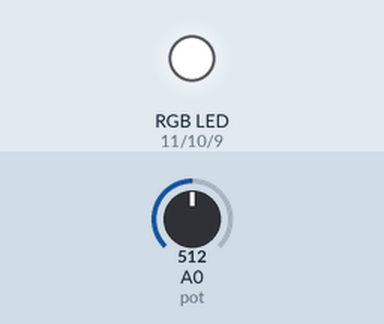
The sketch below on a simulated Arduino Uno, built with avr-gcc and run on an emulated ATmega328P. Parts: an RGB LED mixed from three pins (HIGH = lit). The inputs (shaded band) are chosen by the test bench; at power-on: A0 (pot) = 512.

Above: at 1.2 s.
1.3 s: A0 (pot) set to 213
2.8 s: A0 (pot) set to 190
At 3.6 s:
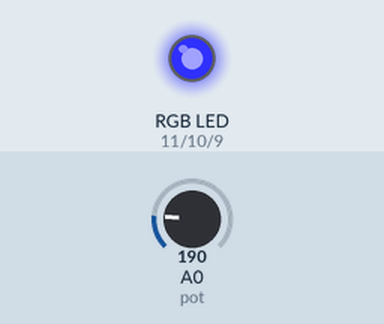
4.3 s: A0 (pot) set to 306
At 4.8 s:
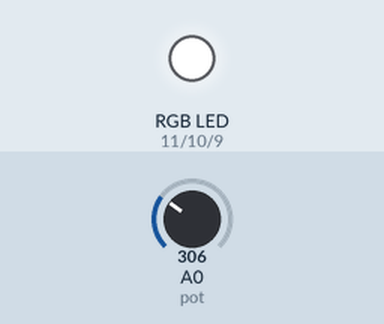
5.8 s: A0 (pot) set to 0
At 7.0 s:
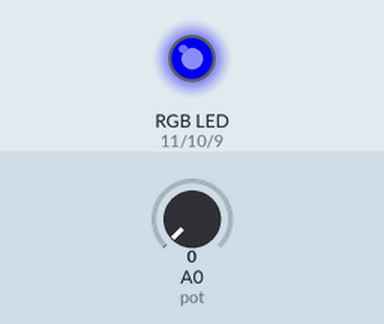
7.3 s: A0 (pot) set to 2
8.8 s: A0 (pot) set to 5
At 9.4 s:
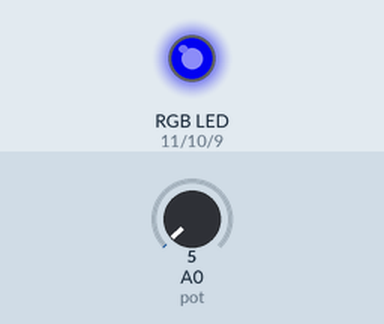
Timing chart, 0 to 11.3 s (numbered marks = the images above; inputs shaded):
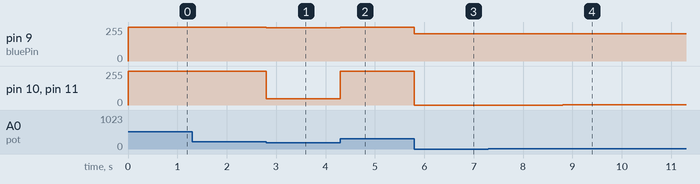

The sketch:

sketch_jun05a.ino
```cpp
int redPin = 11;
int greenPin = 10;
int bluePin = 9;
int BUTTON = 6;
int i;
int brillo;
int brillo2;
const int pot =0;
int contador=0;

int r=255;
int b=51;
int g=255;
int r1;
int b1;
int g1;


//comment this line if using a Common Catode LED
#define COMMON_ANODE

void setup()
{
pinMode(redPin, OUTPUT);
pinMode(greenPin, OUTPUT);
pinMode(bluePin, OUTPUT);
}

void loop()
{


brillo = analogRead (pot) / 4;
if(b != 0){
b1=b-brillo;
}
else{
b1=b;
};
if(r != 0){
r1=r-brillo;
}
else{
r1=r;
};
if(g != 0){
g1=g-brillo;
}
else{
g1=g;
};


if(b1 <0 || r1 <0 || g1 <0 ){
b1=0;
r1=0;
g1=0;
}
else{
b1=b1;
r1=r1;
g1=g1;};

setColor(r1, g1, b1);
//for(i=0; i<256; i++){
//analogWrite(redPin,brillo);
// analogWrite(greenPin,brillo);
// analogWrite(bluePin,brillo);
// delay(30);
// }


}

void setColor(int red, int green, int blue)
{
#ifdef COMMON_ANODE
red = 255 - red;
green = 255 - green;
blue = 255 - blue;
#endif
analogWrite(redPin, red);
analogWrite(greenPin, green);
analogWrite(bluePin, blue);
}
```

Measured:
- the behaviour switches between 204 and 203 on A0 (pot) (found by bisection; images 0 and 1)
- after the input at 1.3 s, every drawn part: stays the same
- after the input at 2.8 s, pin 9 (bluePin): 255/255 → 251/255 at once; pin 10 (greenPin), pin 11 (redPin): 255/255 → 47/255 at once
- after the input at 4.3 s, pin 9 (bluePin): 251/255 → 255/255 at once; pin 10 (greenPin), pin 11 (redPin): 47/255 → 255/255 at once
- after the input at 5.8 s, pin 9 (bluePin): 255/255 → 204/255 at once; pin 10 (greenPin), pin 11 (redPin): 255/255 → 0/255 at once
- after the input at 7.3 s, every drawn part: stays the same
- after the input at 8.8 s, pin 9 (bluePin): 204/255 → 205/255 at once; pin 10 (greenPin), pin 11 (redPin): 0/255 → 1/255 at once
